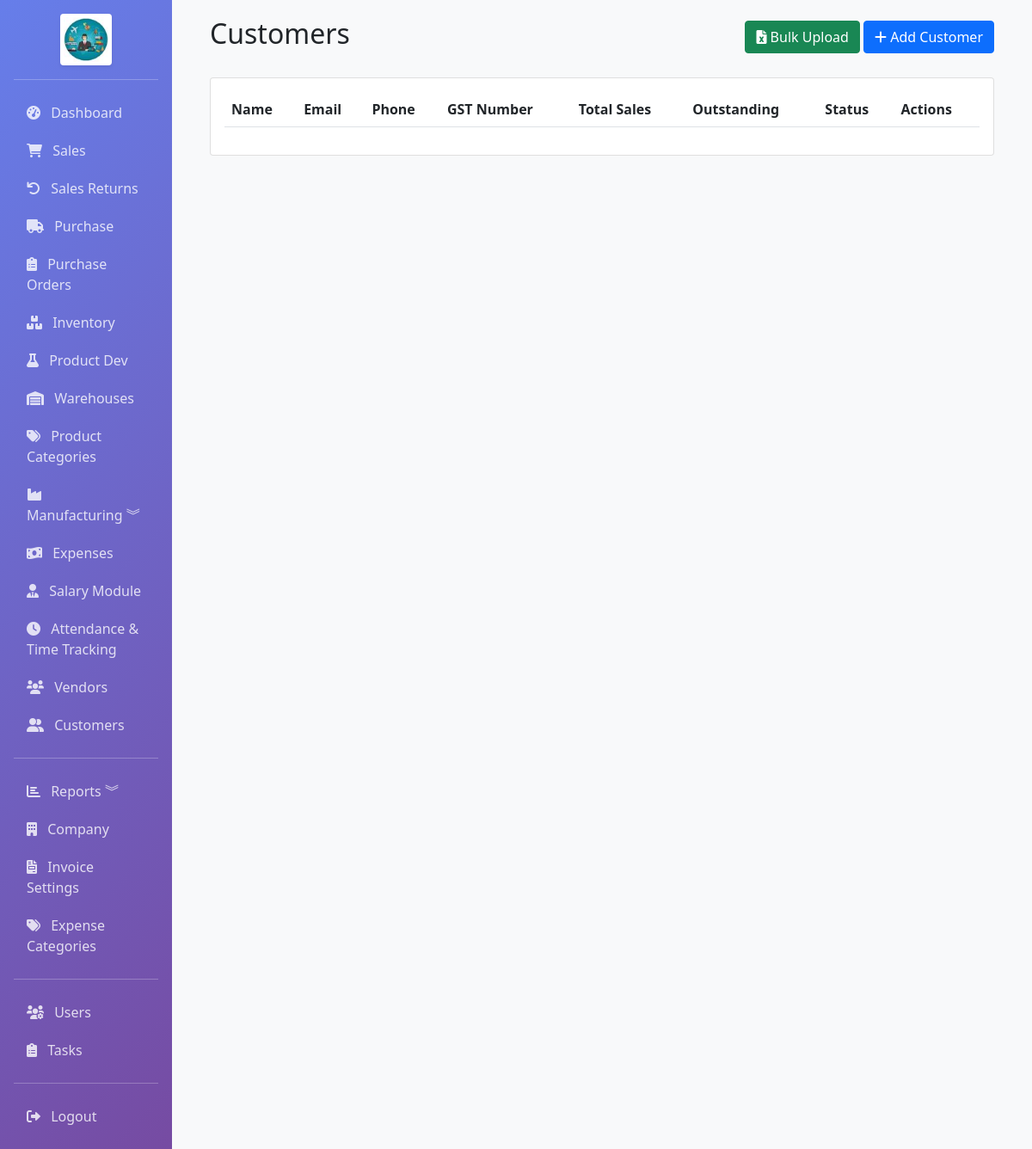
Page /sales/customers (signed in) on the earlier database version.
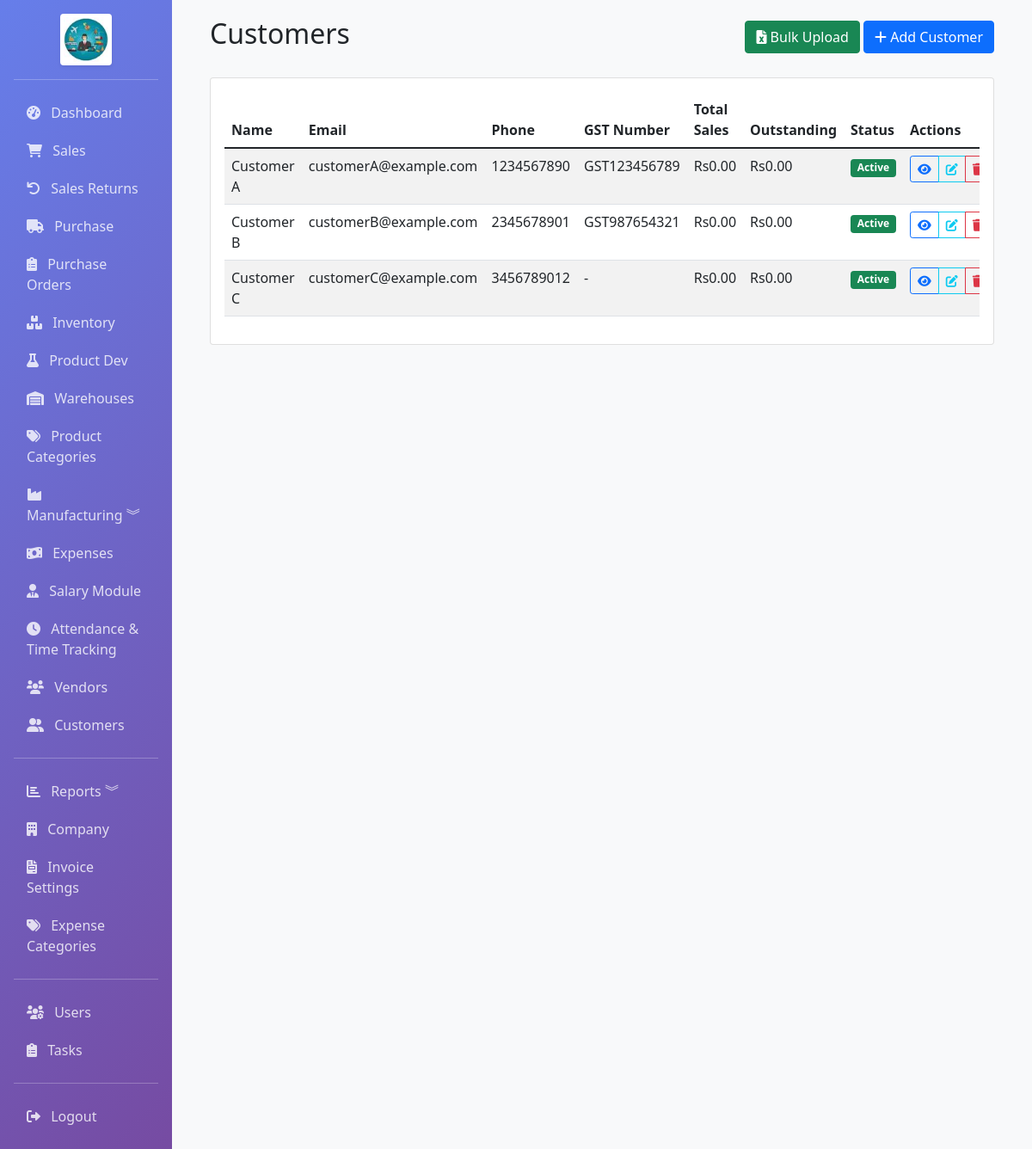
Same page on the later database version.
### app/models.py (models this page shows, shortened)
class Customer(db.Model):
    __tablename__ = 'customers'
    id = db.Column(db.Integer, primary_key=True)
    name = db.Column(db.String(100), nullable=False, index=True)
    email = db.Column(db.String(120), index=True)
    phone = db.Column(db.String(20))
    address = db.Column(db.Text)
    gst_number = db.Column(db.String(20), index=True)
    pan_number = db.Column(db.String(20))
    contact_person = db.Column(db.String(100))
    payment_terms = db.Column(db.Integer, default=30)  # Days
    credit_limit = db.Column(db.Float, default=0)
    opening_balance = db.Column(db.Float, default=0)
    is_active = db.Column(db.Boolean, default=True)
    created_at = db.Column(db.DateTime, default=datetime.utcnow)
    updated_at = db.Column(db.DateTime, default=datetime.utcnow, onupdate=datetime.utcnow)
    sales = db.relationship('Sale', backref='customer', lazy=True, cascade='all, delete-orphan')
    advances = db.relationship('CustomerAdvance', backref='customer', lazy=True, cascade='all, delete-orphan')
    @property
    def total_sales(self):
        return sum(sale.total for sale in self.sales)
    @property
    def outstanding_balance(self):
        return sum(sale.total - sale.paid_amount for sale in self.sales if sale.status != 'paid')

### app/routes/sales.py (the view)
@bp.route('/customers')
@login_required
def customers():
    customers = Customer.query.all()
    return render_template('sales/customers.html', customers=customers)

### app/models.py (called while the page is built)
    @property
    def is_admin(self):
        return self.role == 'admin'

### app/templates/sales/customers.html (shortened to what this page needs)
{% extends "base.html" %}
{% block content %}
<div class="container-fluid">
    <div class="d-flex justify-content-between align-items-center mb-4">
        <h2>Customers</h2>
        <div>
            <a href="{{ url_for('sales.bulk_upload_customer') }}" class="btn btn-success">
                <i class="fas fa-file-excel"></i> Bulk Upload
            </a>
            <a href="{{ url_for('sales.add_customer') }}" class="btn btn-primary">
                <i class="fas fa-plus"></i> Add Customer
            </a>
        </div>
    </div>
    <div class="card">
        <div class="card-body">
            <div class="table-responsive">
                <table class="table table-striped">
                    <thead>
                        <tr>
                            <th>Name</th>
                            <th>Email</th>
                            <th>Phone</th>
                            <th>GST Number</th>
                            <th>Total Sales</th>
                            <th>Outstanding</th>
                            <th>Status</th>
                            <th>Actions</th>
                        </tr>
                    </thead>
                    <tbody>
                        {% for customer in customers %}
                        <tr>
                            <td>{{ customer.name }}</td>
                            <td>{{ customer.email or '-' }}</td>
                            <td>{{ customer.phone or '-' }}</td>
                            <td>{{ customer.gst_number or '-' }}</td>
                            <td>Rs{{ "%.2f"|format(customer.total_sales) }}</td>
                            <td>Rs{{ "%.2f"|format(customer.outstanding_balance) }}</td>
                            <td>
                                <span class="badge bg-{{ 'success' if customer.is_active else 'danger' }}">
                                    {{ 'Active' if customer.is_active else 'Inactive' }}
                                </span>
                            </td>
                            <td>
                                <div class="btn-group" role="group">
                                    <a href="{{ url_for('sales.customer_profile', id=customer.id) }}" class="btn btn-sm btn-outline-primary" title="View Profile">
                                        <i class="fas fa-eye"></i>
                                    </a>
                                    <a href="{{ url_for('sales.edit_customer', id=customer.id) }}" class="btn btn-sm btn-outline-info" title="Edit">
                                        <i class="fas fa-edit"></i>
                                    </a>
                                    <button type="button" class="btn btn-sm btn-outline-danger" title="Delete" data-bs-toggle="modal" data-bs-target="#deleteModal{{ customer.id }}">
                                        <i class="fas fa-trash"></i>
                                    </button>
                                </div>
                            </td>
                        </tr>
                        {% endfor %}
                    </tbody>
                </table>
            </div>
        </div>
    </div>
</div>
{% endblock %}

Differences in the rows shown:
added Customer: name "Customer A", email "customerA@example.com", phone "1234567890", gst_number "GST123456789", total_sales "0.00", outstanding_balance "0.00", is_active "Active"
added Customer: name "Customer B", email "customerB@example.com", phone "2345678901", gst_number "GST987654321", total_sales "0.00", outstanding_balance "0.00", is_active "Active"
added Customer: name "Customer C", email "customerC@example.com", phone "3456789012", gst_number "-", total_sales "0.00", outstanding_balance "0.00", is_active "Active"
